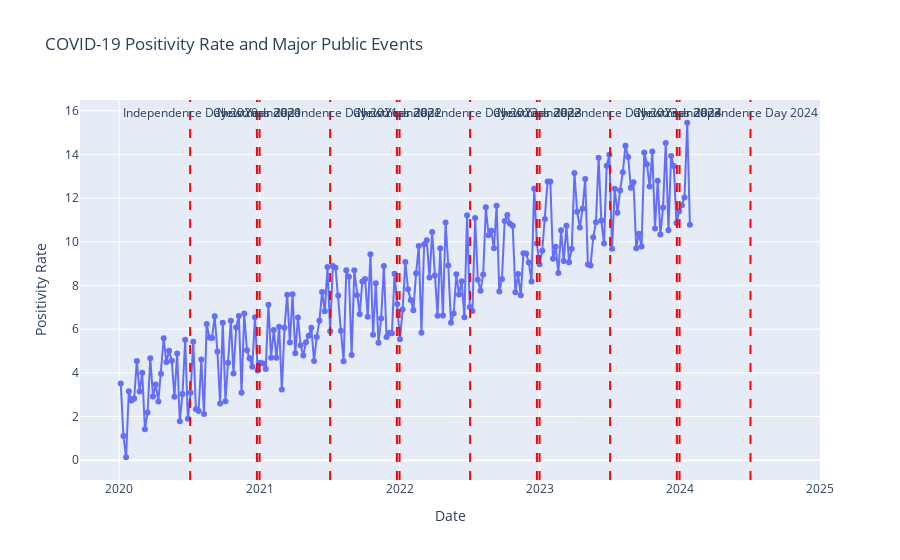

Here is the notebook cell this chart was saved with:
### Markdown cell above
## This graph tests the hypothesis "Positivity rate of COVID-19 significantly increases following major public events or holidays"

### Code cell
# Extending the simulation date range to 2024
dates = pd.date_range(start="2020-01-01", end="2024-1-31", freq='W')
positivity_rates = (pd.Series(range(len(dates))) / 100).apply(lambda x: x + np.random.rand()) * 5

# Simulated DataFrame
covid_data = pd.DataFrame({'Date': dates, 'Positivity Rate': positivity_rates})

# Extending the list of major public events or holidays to 2024
events = pd.to_datetime([
    '2020-07-04', '2020-12-25', '2021-01-01', '2021-07-04',
    '2021-12-25', '2022-01-01', '2022-07-04', '2022-12-25',
    '2023-01-01', '2023-07-04', '2023-12-25', '2024-01-01', '2024-07-04'
])
event_labels = [
    'Independence Day 2020', 'Christmas 2020', 'New Year 2021', 'Independence Day 2021',
    'Christmas 2021', 'New Year 2022', 'Independence Day 2022', 'Christmas 2022',
    'New Year 2023', 'Independence Day 2023', 'Christmas 2023', 'New Year 2024', 'Independence Day 2024'
]

# Plotting
fig = px.line(covid_data, x='Date', y='Positivity Rate', title='COVID-19 Positivity Rate and Major Public Events', markers=True)
for event, label in zip(events, event_labels):
    fig.add_vline(x=event, line_width=2, line_dash="dash", line_color="red")
    fig.add_annotation(x=event, y=max(covid_data['Positivity Rate']), text=label, showarrow=False, yshift=10)

fig.show()

### Figure 1 — Plotly figure (JSON) as saved in the notebook; plotly's stock layout.template omitted (floating-point values rounded to 4 significant figures; data arrays with more than 128 entries replaced by an {"elided": "..."} marker saying what was removed)
{"data": [{"hovertemplate": "Date=%{x}<br>Positivity Rate=%{y}<extra></extra>", "legendgroup": "", "line": {"color": "#636efa", "dash": "solid"}, "marker": {"symbol": "circle"}, "mode": "markers+lines", "name": "", "orientation": "v", "showlegend": false, "type": "scatter", "x": {"elided": "213 str values"}, "xaxis": "x", "y": {"elided": "213 float values"}, "yaxis": "y"}], "layout": {"annotations": [{"showarrow": false, "text": "Independence Day 2020", "x": "2020-07-04T00:00:00", "y": 15.45, "yshift": 10}, {"showarrow": false, "text": "Christmas 2020", "x": "2020-12-25T00:00:00", "y": 15.45, "yshift": 10}, {"showarrow": false, "text": "New Year 2021", "x": "2021-01-01T00:00:00", "y": 15.45, "yshift": 10}, {"showarrow": false, "text": "Independence Day 2021", "x": "2021-07-04T00:00:00", "y": 15.45, "yshift": 10}, {"showarrow": false, "text": "Christmas 2021", "x": "2021-12-25T00:00:00", "y": 15.45, "yshift": 10}, {"showarrow": false, "text": "New Year 2022", "x": "2022-01-01T00:00:00", "y": 15.45, "yshift": 10}, {"showarrow": false, "text": "Independence Day 2022", "x": "2022-07-04T00:00:00", "y": 15.45, "yshift": 10}, {"showarrow": false, "text": "Christmas 2022", "x": "2022-12-25T00:00:00", "y": 15.45, "yshift": 10}, {"showarrow": false, "text": "New Year 2023", "x": "2023-01-01T00:00:00", "y": 15.45, "yshift": 10}, {"showarrow": false, "text": "Independence Day 2023", "x": "2023-07-04T00:00:00", "y": 15.45, "yshift": 10}, {"showarrow": false, "text": "Christmas 2023", "x": "2023-12-25T00:00:00", "y": 15.45, "yshift": 10}, {"showarrow": false, "text": "New Year 2024", "x": "2024-01-01T00:00:00", "y": 15.45, "yshift": 10}, {"showarrow": false, "text": "Independence Day 2024", "x": "2024-07-04T00:00:00", "y": 15.45, "yshift": 10}], "legend": {"tracegroupgap": 0}, "shapes": [{"line": {"color": "red", "dash": "dash", "width": 2}, "type": "line", "x0": "2020-07-04T00:00:00", "x1": "2020-07-04T00:00:00", "xref": "x", "y0": 0, "y1": 1, "yref": "y domain"}, {"line": {"color": "red", "dash": "dash", "width": 2}, "type": "line", "x0": "2020-12-25T00:00:00", "x1": "2020-12-25T00:00:00", "xref": "x", "y0": 0, "y1": 1, "yref": "y domain"}, {"line": {"color": "red", "dash": "dash", "width": 2}, "type": "line", "x0": "2021-01-01T00:00:00", "x1": "2021-01-01T00:00:00", "xref": "x", "y0": 0, "y1": 1, "yref": "y domain"}, {"line": {"color": "red", "dash": "dash", "width": 2}, "type": "line", "x0": "2021-07-04T00:00:00", "x1": "2021-07-04T00:00:00", "xref": "x", "y0": 0, "y1": 1, "yref": "y domain"}, {"line": {"color": "red", "dash": "dash", "width": 2}, "type": "line", "x0": "2021-12-25T00:00:00", "x1": "2021-12-25T00:00:00", "xref": "x", "y0": 0, "y1": 1, "yref": "y domain"}, {"line": {"color": "red", "dash": "dash", "width": 2}, "type": "line", "x0": "2022-01-01T00:00:00", "x1": "2022-01-01T00:00:00", "xref": "x", "y0": 0, "y1": 1, "yref": "y domain"}, {"line": {"color": "red", "dash": "dash", "width": 2}, "type": "line", "x0": "2022-07-04T00:00:00", "x1": "2022-07-04T00:00:00", "xref": "x", "y0": 0, "y1": 1, "yref": "y domain"}, {"line": {"color": "red", "dash": "dash", "width": 2}, "type": "line", "x0": "2022-12-25T00:00:00", "x1": "2022-12-25T00:00:00", "xref": "x", "y0": 0, "y1": 1, "yref": "y domain"}, {"line": {"color": "red", "dash": "dash", "width": 2}, "type": "line", "x0": "2023-01-01T00:00:00", "x1": "2023-01-01T00:00:00", "xref": "x", "y0": 0, "y1": 1, "yref": "y domain"}, {"line": {"color": "red", "dash": "dash", "width": 2}, "type": "line", "x0": "2023-07-04T00:00:00", "x1": "2023-07-04T00:00:00", "xref": "x", "y0": 0, "y1": 1, "yref": "y domain"}, {"line": {"color": "red", "dash": "dash", "width": 2}, "type": "line", "x0": "2023-12-25T00:00:00", "x1": "2023-12-25T00:00:00", "xref": "x", "y0": 0, "y1": 1, "yref": "y domain"}, {"line": {"color": "red", "dash": "dash", "width": 2}, "type": "line", "x0": "2024-01-01T00:00:00", "x1": "2024-01-01T00:00:00", "xref": "x", "y0": 0, "y1": 1, "yref": "y domain"}, {"line": {"color": "red", "dash": "dash", "width": 2}, "type": "line", "x0": "2024-07-04T00:00:00", "x1": "2024-07-04T00:00:00", "xref": "x", "y0": 0, "y1": 1, "yref": "y domain"}], "title": {"text": "COVID-19 Positivity Rate and Major Public Events"}, "xaxis": {"anchor": "y", "domain": [0, 1], "title": {"text": "Date"}}, "yaxis": {"anchor": "x", "domain": [0, 1], "title": {"text": "Positivity Rate"}}}}
